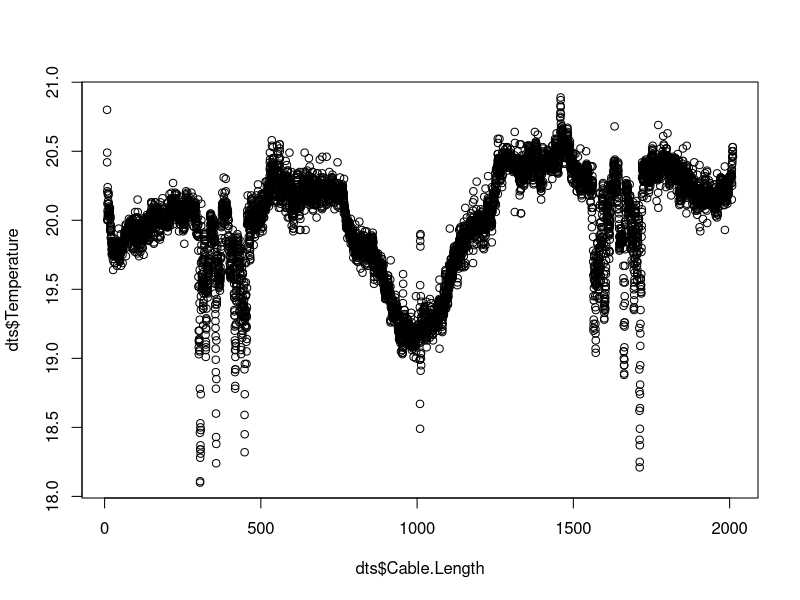
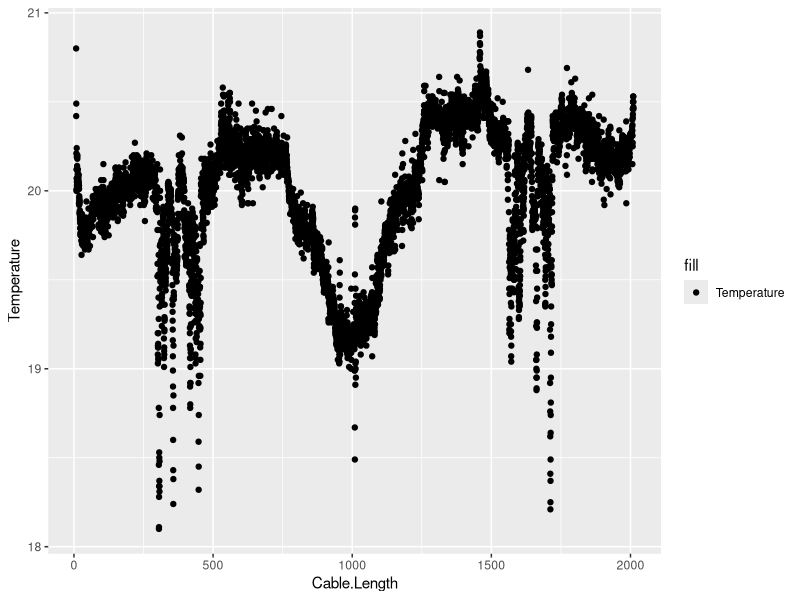
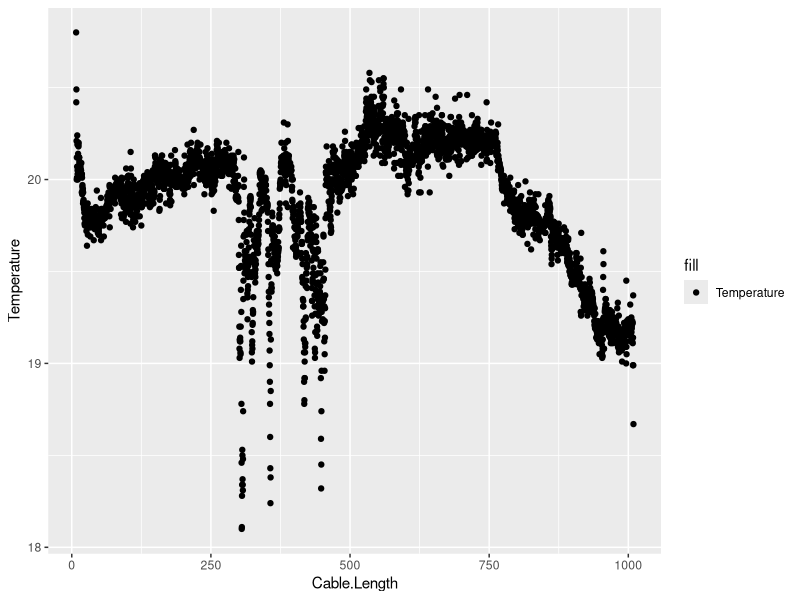

The R script that drew these images, in order: (Note: this script raises an error after producing the figures.)
## ---- chunk 1
library(ggplot2)
library(dplyr)
## ---- chunk 2
setwd("/Users/michaeljames/Documents/R_Projects/Jimmy_Brook_Project/Jimmy Seeps R Code/Jimmy-Brook-Project/Data In")
dts <- read.csv('DTS Data.csv', header = T)
## ---- chunk 3
dts <- filter(dts, Temperature < 21, Temperature > 18)
head(dts)
dtsLoop1 <- dts[1:3959,]
dtsLoop2 <- dts[3960:7918,]
dtsLoopCombined <- data.frame(dtsLoop1, dtsLoop2)
g <- (1:3959)
h <- (3960:1)
dts$Temperature


## ---- chunk 4
### Basic Plot in Plot to see what is there
plot(dts$Cable.Length, dts$Temperature)

### Formal Plot in GGplot
ggplot(dts, aes (x= Cable.Length, y= Temperature)) + geom_point(aes(fill = "Temperature"))


ggplot(dtsLoopCombined, aes (x= Cable.Length, y= Temperature)) + geom_point(aes(fill = "Temperature"))

### Half of the cable length
ggplot(dts, aes(h)) + 
       geom_point(aes(y = dtsLoop1, colour = "dtsLoop1")) +
       geom_point(aes(y = dtsLoop2, colour = "dtsLoop2"))
